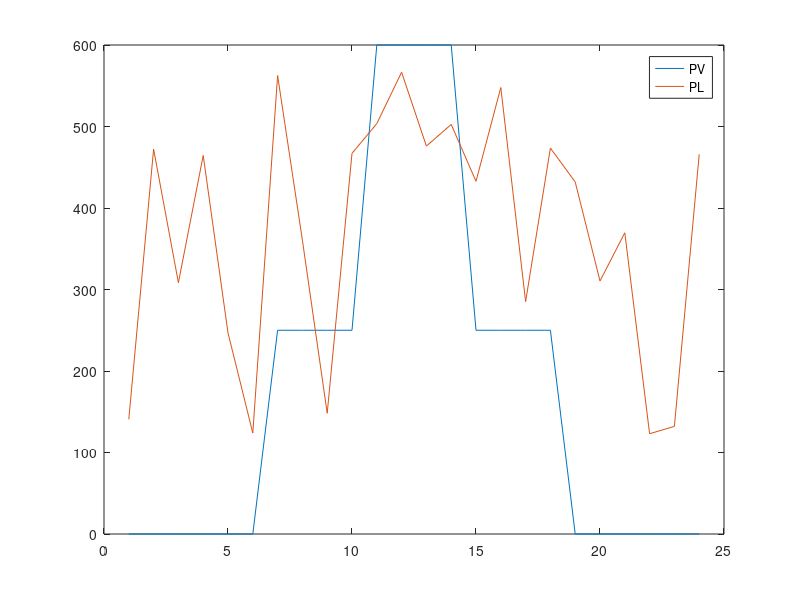
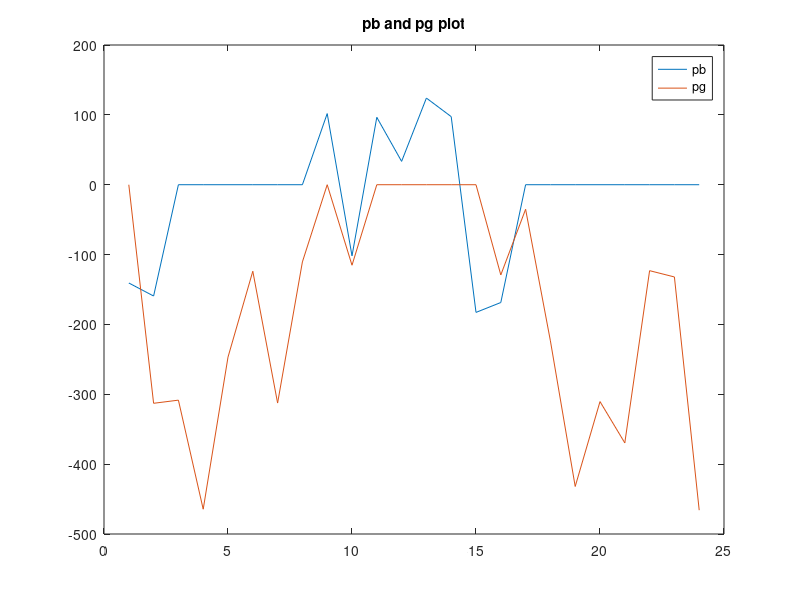
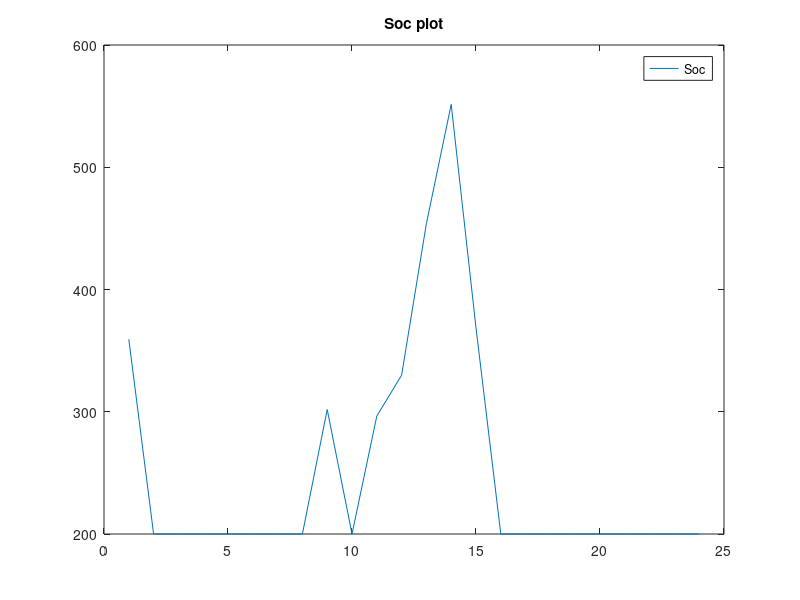

Source code (MATLAB) for these figures, in order:
close all
clear all
clc


Soc0 = 500;
SocP = 800;
SocM = 200;


ts = 1;

a = 100;
b = 600;
pl = a +(b-a)*rand(1, 24);
pv = [zeros(1, 6) 250*ones(1, 4) 600*ones(1, 4) 250*ones(1, 4) zeros(1, 6)]; 



pb = zeros(1, length(pv));
pg =  zeros(1, length(pv));
% pv = [pv pv pv pv pv pv];
% pl = [pl pl pl pl pl pl];
Soc = zeros(1, length(pv));


%% Algo 1

% for i = 1 : ts : length(pv)
%     pdiff = pv(i) - pl(i);
%     if (i==1)
%         if((pdiff > 0 && Soc0 < SocP) || (pdiff <= 0 && Soc0 > SocM))
%             
%              if (pdiff + Soc0) < SocP
%                 pb(i) = pdiff;
%                 pg(i) = 0;
%             else
%                 pb(i) = SocP - Soc0;
%                 pg(i) = pdiff - pb(i);
%             end
%         else
%             pb(i) = 0;
%             pg(i) = pdiff;
%         end
%         Soc(i) = Soc0 + pb(i);
%     else
%          if((pdiff > 0 && Soc(i-1) < SocP) || (pdiff <= 0 && Soc(i-1) > SocM))
%             pb(i) = pdiff;
%             pg(i) = 0;
%         else
%             pb(i) = 0;
%             pg(i) = pdiff;
%         end
%         Soc(i) = Soc(i-1) + pb(i);
%     end
% end

%% Algo2 



% for i = 1 : ts : length(pv)
%     pdiff = pv(i) - pl(i);
%     if (i==1)
%         if (pdiff > 0 && Soc0 < SocP)
%             if (pdiff + Soc0) < SocP
%                 pb(i) = pdiff;
%                 pg(i) = 0;
%             else
%                 pb(i) = SocP - Soc0;
%                 pg(i) = pdiff - pb(i);
%             end
%             Soc(i) = Soc0 + pb(i);
%         end
%         if (pdiff <= 0 && Soc0 > SocM)
%             if (pdiff + Soc0) > SocM
%                 pb(i) = pdiff;
%                 pg(i) = 0;
%             else
%                 pb(i) = SocM - Soc0;
%                 pg(i) = pdiff - pb(i);
%             end
%             Soc(i) = Soc0 + pb(i);
%         end
%             
%     else
%         if (pdiff > 0 && Soc(i-1) < SocP)
%             if (pdiff + Soc(i-1)) < SocP
%                 pb(i) = pdiff;
%                 pg(i) = 0;
%             else
%                 pb(i) = SocP - Soc(i-1);
%                 pg(i) = pdiff - pb(i);
%             end
%             Soc(i) = Soc(i-1) + pb(i);
%         end
%         if (pdiff <= 0 && Soc(i-1) > SocM)
%             if (pdiff + Soc(i-1)) > SocM
%                 pb(i) = pdiff;
%                 pg(i) = 0;
%             else
%                 pb(i) = SocM - Soc(i-1);
%                 pg(i) = pdiff - pb(i);
%             end
%             Soc(i) = Soc(i-1) + pb(i);
%         end
%     end
% end
%  

%% ALgo 3

for i = 1 : ts : length(pv)
    pdiff = pv(i) - pl(i);
    if (i==1)
        if pdiff > 0
            if Soc0 > SocP
                pb(i) = 0;
                pg(i) = pdiff;
            else
                if (pdiff + Soc0 < SocP)
                    pb(i) = pdiff;
                    pg(i) = 0;
                else
                    pb(i) = SocP - Soc0;
                    pg(i) = pdiff - pb(i);
                end
            end
            Ssoc(i) = Soc(i-1) + pb(i);oc(i) = Soc0 + pb(i);
        end
        if pdiff <= 0
            if Soc0 <= SocM
                pb(i) = 0;
                pg(i) = pdiff;
            else
                if (pdiff + Soc0) > SocM
                    pb(i) = pdiff;
                    pg(i) = 0;
                else
                    pb(i) = SocM - Soc0;
                    pg(i) = pdiff - pb(i);
                end
            end
            Soc(i) = Soc0 + pb(i);
        end   
    else
        if pdiff > 0
            if Soc(i-1) > SocP
                pb(i) = 0;
                pg(i) = pdiff;
            else
                if (pdiff + Soc(i-1) < SocP)
                    pb(i) = pdiff;
                    pg(i) = 0;
                else
                    pb(i) = SocP - Soc(i-1);
                    pg(i) = pdiff - pb(i);
                end
            end
            Soc(i) = Soc(i-1) + pb(i);
        end
        if pdiff <= 0
            if Soc(i-1) <= SocM
                pb(i) = 0;
                pg(i) = pdiff;
            else
                if (pdiff + Soc(i-1)) > SocM
                    pb(i) = pdiff;
                    pg(i) = 0;
                else
                    pb(i) = SocM - Soc(i-1);
                    pg(i) = pdiff - pb(i);
                end
            end
            Soc(i) = Soc(i-1) + pb(i);
        end
    end
end
        


figure
title('PV and PL plot')
plot(pv)
hold on 
plot(pl)
legend('PV', 'PL')  
figure
plot(pb)
hold on 
plot(pg)
title('pb and pg plot')
legend('pb', 'pg')

figure
plot(Soc)
legend('Soc')
title('Soc plot')